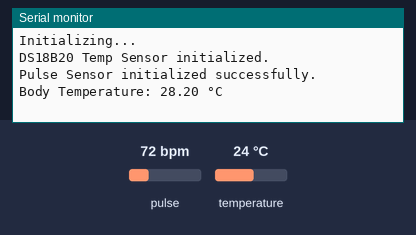
The sketch below on a simulated ESP8266 (NodeMCU). On the bench: the last lines printed to the serial monitor. Inputs (shaded band) come from the test bench; at power-on: temperature 24 °C, pulse 72 bpm.

Above: at 1.5 s.
1.6 s: temperature set to 33 °C
At 4.0 s:
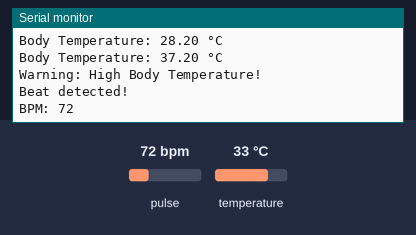
5.0 s: pulse set to 42 bpm
At 6.7 s:
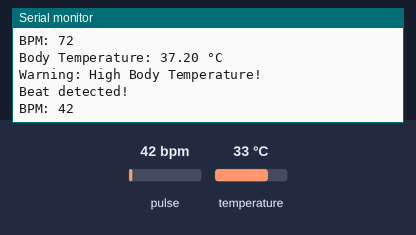
6.8 s: pulse set to 70 bpm
8.6 s: temperature set to 12 °C
At 10.4 s:
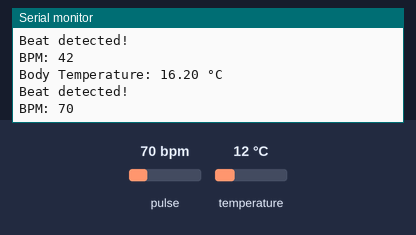
Timing chart, 0 to 11.4 s (numbered marks = the images above; inputs shaded):
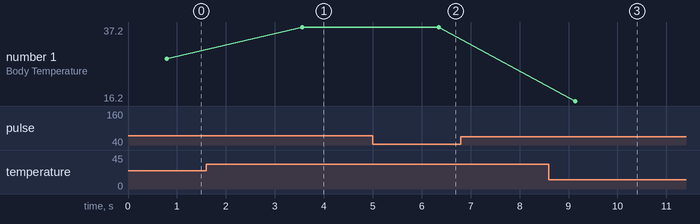

Measured:
- after the input at 1.6 s, the serial monitor: prints a new line after 2.0 s (image 1)
- after the input at 5.0 s, the serial monitor: prints a new line after 1.4 s (image 2)
- after the input at 8.6 s, the serial monitor: prints a new line after 0.53 s (image 3)
- plotted number 1: 28.2 → 37.2 after the input at 1.6 s, 37.2 → 16.2 after the input at 8.6 s

The sketch:

PulseTempNodeMcu.ino
```cpp
#include <ESP8266WiFi.h>
#include <OneWire.h>
#include <DallasTemperature.h>
#include <PulseSensorPlayground.h>

// DS18B20 setup
#define ONE_WIRE_BUS D4  // GPIO pin for DS18B20
OneWire oneWire(ONE_WIRE_BUS);
DallasTemperature sensors(&oneWire);

// Pulse sensor setup
const int PulsePin = A0; // Analog pin for Pulse Sensor
int Threshold = 100;
PulseSensorPlayground pulseSensor;
DallasTemperature temperature;

// Global variables for sensor data
float calibratedTemp = 0.0;
int myBPM = 0;
const float tempThreshold = 37.0; // Temperature threshol
const int bpmLimit = 100;
const int templimit = 37;
     // Maximum BPM limit

void setup() {
  // Initialize Serial
  Serial.begin(9600);
  Serial.println("Initializing...");

  // Initialize DS18B20
  sensors.begin();
  Serial.println("DS18B20 Temp Sensor initialized.");

  // Initialize Pulse Sensor
  pulseSensor.analogInput(PulsePin);
  pulseSensor.setThreshold(Threshold);


  if (pulseSensor.begin()) {
    Serial.println("Pulse Sensor initialized successfully.");
  } else {
    Serial.println("Failed to initialize Pulse Sensor.");
  }
}

// Function to read sensor data
void readSensorData() {
  // Read temperature from DS18B20
  float calibrationFactor = 4.2;  // Calibration adjustment
  sensors.requestTemperatures();
  float tempC = sensors.getTempCByIndex(0);
  // Ensure BPM never goes above 110
  if (tempC > templimit) {
    tempC = templimit;
  }

  if (tempC != -127.00) {
    calibratedTemp = tempC + calibrationFactor;
    Serial.print("Body Temperature: ");
    Serial.print(calibratedTemp);
    Serial.println(" °C");

    // Check if temperature exceeds threshold
    if (calibratedTemp > tempThreshold) {
      Serial.println("Warning: High Body Temperature!");
    }
  } else {
    Serial.println("Failed to read temperature.");
    calibratedTemp = -1; // Set to -1 if reading fails
  }

  // Read pulse data
  myBPM = pulseSensor.getBeatsPerMinute();

  // Ensure BPM never goes above 110
  if (myBPM > bpmLimit) {
    myBPM = bpmLimit;
  }

  if (pulseSensor.sawStartOfBeat()) {
    Serial.println("Beat detected!");
    Serial.print("BPM: ");
    Serial.println(myBPM);
  }
}

void loop() {
  readSensorData(); // Read temperature and pulse data
  delay(2000);      // Read data every 2 seconds
}
```
